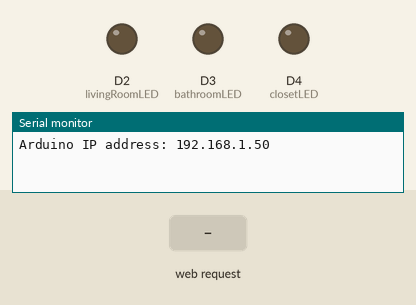
Simulated run of this sketch. Board: Arduino MKR. Parts: output pins drawn as LEDs (lit = HIGH), the last lines printed to the serial monitor. The test bench sets the inputs (shaded band). WiFi joins after 1.5 s; servers stay silent unless stated.

Above: at 2.7 s.
2.8 s: HTTP request GET /toggle?room=livingroom&state=ON received
At 4.0 s:
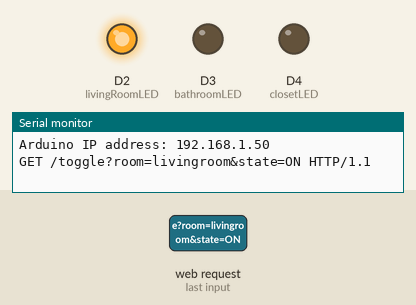
4.3 s: HTTP request GET /toggle?room=bathroom&state=ON received
At 5.4 s:
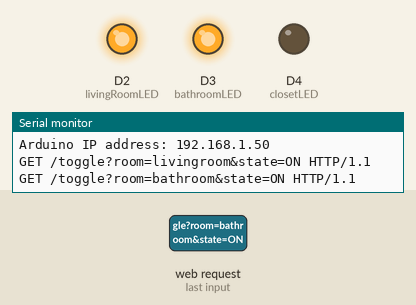
5.8 s: HTTP request GET /toggle?room=livingroom&state=OFF received
At 6.5 s:
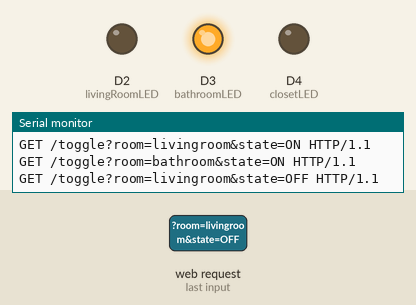
7.3 s: HTTP request GET /toggle?room=closet&state=ON received
At 7.6 s:
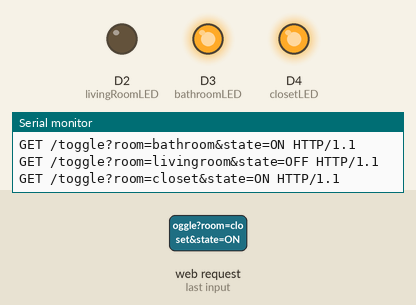
8.8 s: HTTP request GET /toggle?room=bathroom&state=OFF received
At 10.0 s:
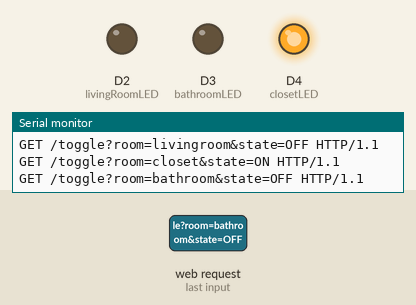
10.3 s: HTTP request GET /toggle?room=livingroom&state=ON received
At 11.1 s:
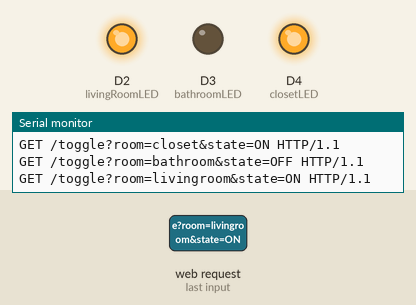
Timing chart, 0 to 12.8 s (numbered marks = the images above; inputs shaded):
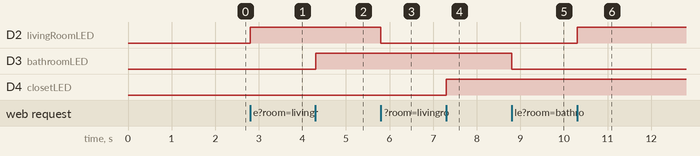

The sketch:

Task4.2D_Webfunction.ino
```cpp
#include <WiFiNINA.h>

// Wi-Fi network used by the Arduino and laptop.
char ssid[] = "vivo";
char pass[] = "tetrabond";

// Create the Arduino web server on port 80.
WiFiServer server(80);

// Arduino pins connected to the three room LEDs.
const int livingRoomLED = 2;
const int bathroomLED = 3;
const int closetLED = 4;

// Control a specific room LED using its room name and required state.
void controlRoom(String room, String state) {

  // Control the living room LED.
  if (room == "livingroom") {

    if (state == "ON") {
      digitalWrite(livingRoomLED, HIGH);
    }
    else if (state == "OFF") {
      digitalWrite(livingRoomLED, LOW);
    }
  }

  // Control the bathroom LED.
  else if (room == "bathroom") {

    if (state == "ON") {
      digitalWrite(bathroomLED, HIGH);
    }
    else if (state == "OFF") {
      digitalWrite(bathroomLED, LOW);
    }
  }

  // Control the closet LED.
  else if (room == "closet") {

    if (state == "ON") {
      digitalWrite(closetLED, HIGH);
    }
    else if (state == "OFF") {
      digitalWrite(closetLED, LOW);
    }
  }
}


void setup() {

  // Start serial communication for monitoring.
  Serial.begin(9600);

  // Set the LED pins as outputs.
  pinMode(livingRoomLED, OUTPUT);
  pinMode(bathroomLED, OUTPUT);
  pinMode(closetLED, OUTPUT);

  // Turn all LEDs off when the Arduino starts.
  digitalWrite(livingRoomLED, LOW);
  digitalWrite(bathroomLED, LOW);
  digitalWrite(closetLED, LOW);

  // Connect the Arduino to the Wi-Fi network.
  while (WiFi.begin(ssid, pass) != WL_CONNECTED) {

    Serial.println("Connecting to Wi-Fi...");
    delay(3000);
  }

  // Start the Arduino web server.
  server.begin();

  // Display the Arduino IP address.
  Serial.print("Arduino IP address: ");
  Serial.println(WiFi.localIP());
}


void loop() {

  // Check for an incoming connection from server.js.
  WiFiClient client = server.available();

  if (client) {

    // Read the first line of the HTTP request.
    String request = client.readStringUntil('\n');

    // Display the request in Serial Monitor.
    Serial.println(request);


    // Turn the living room LED ON or OFF.
    if (request.indexOf("GET /toggle?room=livingroom&state=ON") >= 0) {

      controlRoom("livingroom", "ON");
    }

    else if (request.indexOf("GET /toggle?room=livingroom&state=OFF") >= 0) {

      controlRoom("livingroom", "OFF");
    }


    // Turn the bathroom LED ON or OFF.
    else if (request.indexOf("GET /toggle?room=bathroom&state=ON") >= 0) {

      controlRoom("bathroom", "ON");
    }

    else if (request.indexOf("GET /toggle?room=bathroom&state=OFF") >= 0) {

      controlRoom("bathroom", "OFF");
    }


    // Turn the closet LED ON or OFF.
    else if (request.indexOf("GET /toggle?room=closet&state=ON") >= 0) {

      controlRoom("closet", "ON");
    }

    else if (request.indexOf("GET /toggle?room=closet&state=OFF") >= 0) {

      controlRoom("closet", "OFF");
    }


    // Send a response back to server.js.
    client.println("HTTP/1.1 200 OK");
    client.println("Content-Type: text/plain");
    client.println("Connection: close");
    client.println();
    client.println("LED command completed");

    // Close the connection.
    client.stop();
  }
}
```

Measured:
- after the input at 2.8 s, D2 (livingRoomLED): LOW → HIGH at once
- after the input at 4.3 s, D3 (bathroomLED): LOW → HIGH at once
- after the input at 5.8 s, D2 (livingRoomLED): HIGH → LOW at once
- after the input at 7.3 s, D4 (closetLED): LOW → HIGH at once
- after the input at 8.8 s, D3 (bathroomLED): HIGH → LOW at once
- after the input at 10.3 s, D2 (livingRoomLED): LOW → HIGH at once
